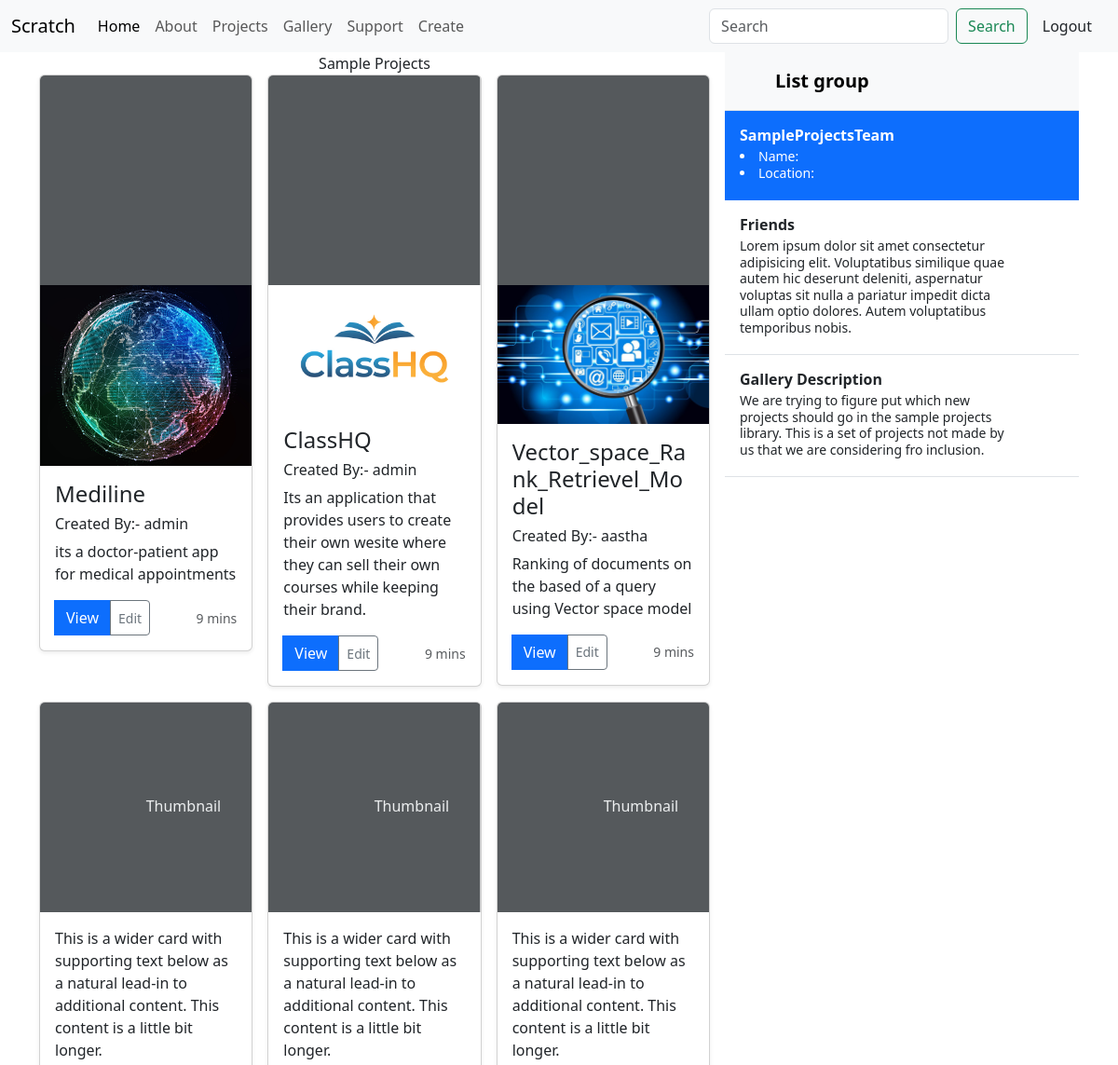
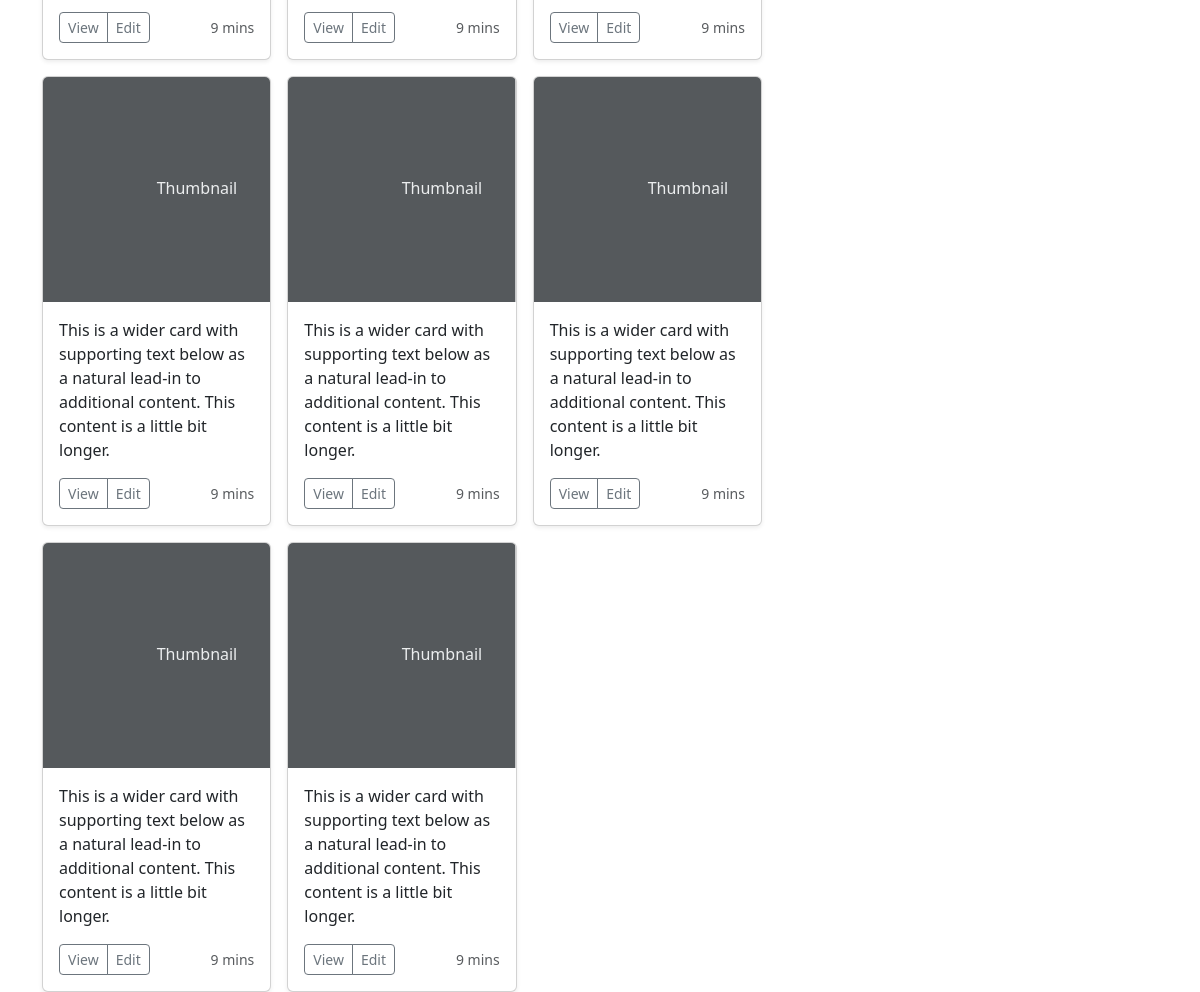
The page /gallery (signed in) on the database its author committed (2 pictures, top to bottom).
### home/models.py (models this page shows, shortened)
class Projects(models.Model):
    project_name = models.CharField(max_length=100, null=False)
    project_notes = models.CharField(max_length=500,default='None')
    p_image = models.ImageField(upload_to="images/",default='None')
    p_creator = models.ForeignKey(User,max_length=100,null=True,on_delete=models.CASCADE,related_name='p_creator')
    project_link = models.URLField(null = True)
    liked = models.ManyToManyField(User, default = None, blank=True, related_name='liked')
    viewed = models.ManyToManyField(User, default = None, blank=True, related_name='viewed')

### home/views.py (the view, shortened to what this page needs)
# urls.py: path('gallery', views.gallery, name="gallery"),
def gallery(request):
    proj_gal = Projects.objects.all().exclude(p_creator = request.user)
    context={
        'proj_gal':proj_gal
    }
    return render(request,'gallery.html', context)

### templates/gallery.html (shortened to what this page needs)
{% extends 'base.html' %}
{% block body %}
<div class="container">
    <div class="d-flex gap-3 flex-nowrap">
        <div class="col-xs-6">
            <div class="text-center">Sample Projects</div>
            <div class="row row-cols-1 row-cols-sm-2 row-cols-md-3 g-3">
              {% for p in proj_gal  %}
              <div class="col">
                <div class="card shadow-sm">
                  <svg class="bd-placeholder-img card-img-top" width="100%" height="225" xmlns="http://www.w3.org/2000/svg" role="img" aria-label="Placeholder: Thumbnail" preserveAspectRatio="xMidYMid slice" focusable="false"><rect width="100%" height="100%" fill="#55595c"/>
                    <img class="img-fluid img-responsive fit-image" src="{{p.p_image.url}}"  alt="">
                  </svg>
                  <div class="card-body">
                    <h4 class="card-text">{{p.project_name}}</h4>
                    <h6 class="card-text">Created By:- {{p.p_creator}}</h6>
                    <p class="card-text">{{p.project_notes}}</p>
                    <div class="d-flex justify-content-between align-items-center">
                      <form method="post" action="">
                      <div class="btn-group">
                        <button type="submit" class="btn btn-primary" name ="view" >View</button>
                        <button type="submit" name='fav' class="btn btn-sm btn-outline-secondary">Edit</button>
                      </div>
                      </form>
                      <small class="text-body-secondary">9 mins</small>
                    </div>
                  </div>
                </div>
              </div>
                {% endfor %}
                <div class="col">
                  <div class="card shadow-sm">
                    <svg class="bd-placeholder-img card-img-top" width="100%" height="225" xmlns="http://www.w3.org/2000/svg" role="img" aria-label="Placeholder: Thumbnail" preserveAspectRatio="xMidYMid slice" focusable="false"><title>Placeholder</title><rect width="100%" height="100%" fill="#55595c"/><text x="50%" y="50%" fill="#eceeef" dy=".3em">Thumbnail</text></svg>
                    <div class="card-body">
                      <p class="card-text">This is a wider card with supporting text below as a natural lead-in to additional content. This content is a little bit longer.</p>
                      <div class="d-flex justify-content-between align-items-center">
                        <div class="btn-group">
                          <button type="button" class="btn btn-sm btn-outline-secondary">View</button>
                          <button type="button" class="btn btn-sm btn-outline-secondary">Edit</button>
                        </div>
                        <small class="text-body-secondary">9 mins</small>
                      </div>
                    </div>
                  </div>
                </div>
                <div class="col">
                  <div class="card shadow-sm">
                    <svg class="bd-placeholder-img card-img-top" width="100%" height="225" xmlns="http://www.w3.org/2000/svg" role="img" aria-label="Placeholder: Thumbnail" preserveAspectRatio="xMidYMid slice" focusable="false"><title>Placeholder</title><rect width="100%" height="100%" fill="#55595c"/><text x="50%" y="50%" fill="#eceeef" dy=".3em">Thumbnail</text></svg>
                    <div class="card-body">
                      <p class="card-text">This is a wider card with supporting text below as a natural lead-in to additional content. This content is a little bit longer.</p>
                      <div class="d-flex justify-content-between align-items-center">
                        <div class="btn-group">
                          <button type="button" class="btn btn-sm btn-outline-secondary">View</button>
                          <button type="button" class="btn btn-sm btn-outline-secondary">Edit</button>
                        </div>
                        <small class="text-body-secondary">9 mins</small>
                      </div>
                    </div>
                  </div>
                </div>
                <div class="col">
                  <div class="card shadow-sm">
                    <svg class="bd-placeholder-img card-img-top" width="100%" height="225" xmlns="http://www.w3.org/2000/svg" role="img" aria-label="Placeholder: Thumbnail" preserveAspectRatio="xMidYMid slice" focusable="false"><title>Placeholder</title><rect width="100%" height="100%" fill="#55595c"/><text x="50%" y="50%" fill="#eceeef" dy=".3em">Thumbnail</text></svg>
                    <div class="card-body">
                      <p class="card-text">This is a wider card with supporting text below as a natural lead-in to additional content. This content is a little bit longer.</p>
                      <div class="d-flex justify-content-between align-items-center">
                        <div class="btn-group">
                          <button type="button" class="btn btn-sm btn-outline-secondary">View</button>
                          <button type="button" class="btn btn-sm btn-outline-secondary">Edit</button>
                        </div>
                        <small class="text-body-secondary">9 mins</small>
                      </div>
                    </div>
                  </div>
                </div>
                <div class="col">
                  <div class="card shadow-sm">
                    <svg class="bd-placeholder-img card-img-top" width="100%" height="225" xmlns="http://www.w3.org/2000/svg" role="img" aria-label="Placeholder: Thumbnail" preserveAspectRatio="xMidYMid slice" focusable="false"><title>Placeholder</title><rect width="100%" height="100%" fill="#55595c"/><text x="50%" y="50%" fill="#eceeef" dy=".3em">Thumbnail</text></svg>
                    <div class="card-body">
                      <p class="card-text">This is a wider card with supporting text below as a natural lead-in to additional content. This content is a little bit longer.</p>
                      <div class="d-flex justify-content-between align-items-center">
                        <div class="btn-group">
                          <button type="button" class="btn btn-sm btn-outline-secondary">View</button>
                          <button type="button" class="btn btn-sm btn-outline-secondary">Edit</button>
                        </div>
                        <small class="text-body-secondary">9 mins</small>
                      </div>
                    </div>
                  </div>
                </div>
                <div class="col">
                  <div class="card shadow-sm">
                    <svg class="bd-placeholder-img card-img-top" width="100%" height="225" xmlns="http://www.w3.org/2000/svg" role="img" aria-label="Placeholder: Thumbnail" preserveAspectRatio="xMidYMid slice" focusable="false"><title>Placeholder</title><rect width="100%" height="100%" fill="#55595c"/><text x="50%" y="50%" fill="#eceeef" dy=".3em">Thumbnail</text></svg>
                    <div class="card-body">
                      <p class="card-text">This is a wider card with supporting text below as a natural lead-in to additional content. This content is a little bit longer.</p>
                      <div class="d-flex justify-content-between align-items-center">
                        <div class="btn-group">
                          <button type="button" class="btn btn-sm btn-outline-secondary">View</button>
                          <button type="button" class="btn btn-sm btn-outline-secondary">Edit</button>
                        </div>
                        <small class="text-body-secondary">9 mins</small>
                      </div>
                    </div>
                  </div>
                </div>
                <div class="col">
                  <div class="card shadow-sm">
                    <svg class="bd-placeholder-img card-img-top" width="100%" height="225" xmlns="http://www.w3.org/2000/svg" role="img" aria-label="Placeholder: Thumbnail" preserveAspectRatio="xMidYMid slice" focusable="false"><title>Placeholder</title><rect width="100%" height="100%" fill="#55595c"/><text x="50%" y="50%" fill="#eceeef" dy=".3em">Thumbnail</text></svg>
                    <div class="card-body">
                      <p class="card-text">This is a wider card with supporting text below as a natural lead-in to additional content. This content is a little bit longer.</p>
                      <div class="d-flex justify-content-between align-items-center">
                        <div class="btn-group">
                          <button type="button" class="btn btn-sm btn-outline-secondary">View</button>
                          <button type="button" class="btn btn-sm btn-outline-secondary">Edit</button>
                        </div>
                        <small class="text-body-secondary">9 mins</small>
                      </div>
                    </div>
                  </div>
                </div>
                <div class="col">
                  <div class="card shadow-sm">
                    <svg class="bd-placeholder-img card-img-top" width="100%" height="225" xmlns="http://www.w3.org/2000/svg" role="img" aria-label="Placeholder: Thumbnail" preserveAspectRatio="xMidYMid slice" focusable="false"><title>Placeholder</title><rect width="100%" height="100%" fill="#55595c"/><text x="50%" y="50%" fill="#eceeef" dy=".3em">Thumbnail</text></svg>
                    <div class="card-body">
                      <p class="card-text">This is a wider card with supporting text below as a natural lead-in to additional content. This content is a little bit longer.</p>
                      <div class="d-flex justify-content-between align-items-center">
                        <div class="btn-group">
                          <button type="button" class="btn btn-sm btn-outline-secondary">View</button>
                          <button type="button" class="btn btn-sm btn-outline-secondary">Edit</button>
                        </div>
                        <small class="text-body-secondary">9 mins</small>
                      </div>
                    </div>
                  </div>
                </div>
                <div class="col">
                  <div class="card shadow-sm">
                    <svg class="bd-placeholder-img card-img-top" width="100%" height="225" xmlns="http://www.w3.org/2000/svg" role="img" aria-label="Placeholder: Thumbnail" preserveAspectRatio="xMidYMid slice" focusable="false"><title>Placeholder</title><rect width="100%" height="100%" fill="#55595c"/><text x="50%" y="50%" fill="#eceeef" dy=".3em">Thumbnail</text></svg>
                    <div class="card-body">
                      <p class="card-text">This is a wider card with supporting text below as a natural lead-in to additional content. This content is a little bit longer.</p>
                      <div class="d-flex justify-content-between align-items-center">
                        <div class="btn-group">
                          <button type="button" class="btn btn-sm btn-outline-secondary">View</button>
                          <button type="button" class="btn btn-sm btn-outline-secondary">Edit</button>
                        </div>
                        <small class="text-body-secondary">9 mins</small>
                      </div>
                    </div>
                  </div>
                </div>
              </div>
            </div>
        <div class="col-xs-6">
            <div class="d-flex flex-column align-items-stretch flex-shrink-0 bg-body-tertiary" style="width: 380px;">
                <a href="/"
                    class="d-flex align-items-center flex-shrink-0 p-3 link-body-emphasis text-decoration-none border-bottom">
                    <svg class="bi pe-none me-2" width="30" height="24">
                        <use xlink:href="#bootstrap" />
                    </svg>
                    <span class="fs-5 fw-semibold">List group</span>
                </a>
                <div class="list-group list-group-flush border-bottom scrollarea">
                    <a href="#" class="list-group-item list-group-item-action active py-3 lh-sm" aria-current="true">
                        <div class="d-flex w-100 align-items-center justify-content-between">
                            <strong class="mb-1">SampleProjectsTeam</strong>
                        </div>
                        <div class="col-10 mb-1 small">
                            <li>Name: {{ profile.first_name }} {{ profile.last_name }} </li>
                            <li>Location: {{ profile.location }}</li>
                        </div>
                    </a>
                    <a href="#" class="list-group-item list-group-item-action py-3 lh-sm">
                        <div class="d-flex w-100 align-items-center justify-content-between">
                            <strong class="mb-1">Friends</strong>
                        </div>
                        <div class="col-10 mb-1 small">Lorem ipsum dolor sit amet consectetur adipisicing elit.
                            Voluptatibus similique quae autem hic deserunt deleniti, aspernatur voluptas sit nulla a
                            pariatur impedit dicta ullam optio dolores. Autem voluptatibus temporibus nobis.</div>
                    </a>
                    <a href="#" class="list-group-item list-group-item-action py-3 lh-sm">
                        <div class="d-flex w-100 align-items-center justify-content-between">
                            <strong class="mb-1">Gallery Description</strong>
                        </div>
                        <div class="col-10 mb-1 small">
                          We are trying to figure put which new projects should go in the sample projects library. This is a set of projects not made by us that we are considering fro inclusion.
                        </div>
                    </a>
                </div>
            </div>
        </div>
    </div>
</div>
{% endblock body %}

### rows shown on the page
Projects: p_image (picture), project_name "Mediline", p_creator "admin", project_notes "its a doctor-patient app for medical appointments"
Projects: p_image (picture), project_name "ClassHQ", p_creator "admin", project_notes "Its an application that provides users to create their own wesite where they can sell their own courses while keeping their brand."
Projects: p_image (picture), project_name "Vector_space_Rank_Retrievel_Model", p_creator "aastha", project_notes "Ranking of documents on the based of a query using Vector space model"
